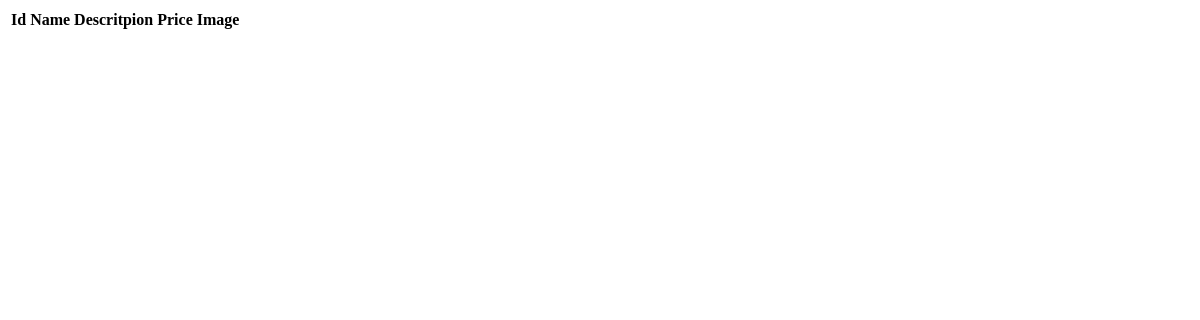
The page /owner/all_products/ on the database as committed earlier.
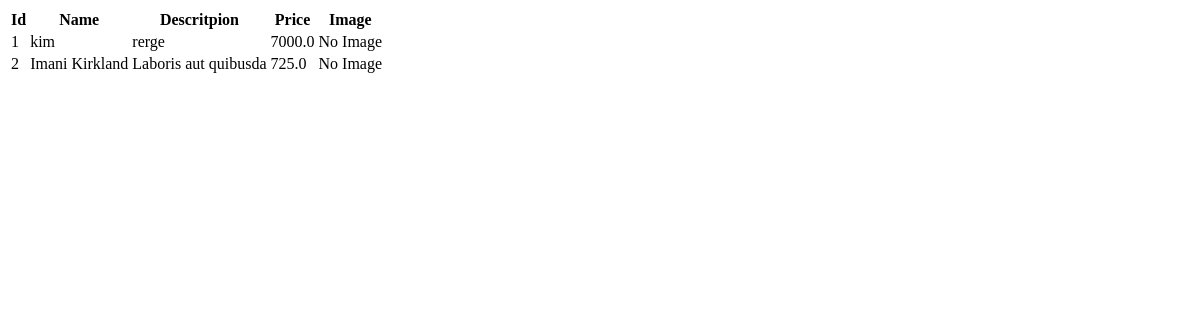
The same page on the database as committed later.
### owner/models.py (models this page shows, shortened)
class Product(models.Model):
    AVAILABILITY_CHOICES = [
        ('In Stock', 'In Stock'),
        ('Out of Stock', 'Out of Stock')
    ]
    name = models.CharField(max_length=100)
    price = models.FloatField()
    description = models.TextField()
    availability = models.CharField(max_length=50, choices=AVAILABILITY_CHOICES, default='In Stock')
    image1 = models.ImageField(upload_to=filepath, blank=True, null=True)

### owner/views.py (the view)
# urls.py: path('all_products/', views.all_products, name='all_products'),
def all_products(request):
    products = Product.objects.all()
    context = {'products': products}
    return render(request, 'all_products.html', context)

### owner/templates/all_products.html
<div class="card-body">
    <table class="table table-bordered table-striped">
        <thead>
            <tr>
                <th>Id</th>
                <th>Name</th>
                <th>Descritpion</th>
                <th>Price</th>
                <th>Image</th>
            </tr>
        </thead>
        <tbody>
            {% for p in products %}
                <tr>
                    <td>{{ p.id }} </td>
                    <td>{{ p.name }} </td>
                    <td>{{ p.description }} </td>
                    <td>{{ p.price }} </td>
                    {% if p.image %}
                        <td>
                            <img src="{{ p.image.url }}" alt="" class="prod-size" width="50px">
                        </td>
                    {% else %}
                        <td>No Image</td>
                    {% endif %}
                </tr>
            {% endfor %}
        </tbody>
    </table>

Rows that differ between the two databases and show on the page:
added Product: id "1", name "kim", description "rerge", price "7000.0"
added Product: id "2", name "Imani Kirkland", description "Laboris aut quibusda", price "725.0"
